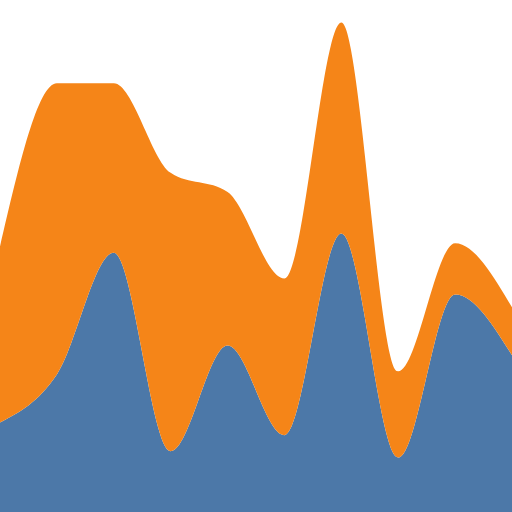

Vega-Lite specification for this chart:
### Vega specification from a JSON file in a GitHub repository (floating-point values rounded to 4 significant figures)
{"$schema": "https://vega.github.io/schema/vega/v5.json", "data": [{"name": "table", "values": [{"x": 0, "y": 28, "c": 0}, {"x": 0, "y": 55, "c": 1}, {"x": 1, "y": 43, "c": 0}, {"x": 1, "y": 91, "c": 1}, {"x": 2, "y": 81, "c": 0}, {"x": 2, "y": 53, "c": 1}, {"x": 3, "y": 19, "c": 0}, {"x": 3, "y": 87, "c": 1}, {"x": 4, "y": 52, "c": 0}, {"x": 4, "y": 48, "c": 1}, {"x": 5, "y": 24, "c": 0}, {"x": 5, "y": 49, "c": 1}, {"x": 6, "y": 87, "c": 0}, {"x": 6, "y": 66, "c": 1}, {"x": 7, "y": 17, "c": 0}, {"x": 7, "y": 27, "c": 1}, {"x": 8, "y": 68, "c": 0}, {"x": 8, "y": 16, "c": 1}, {"x": 9, "y": 49, "c": 0}, {"x": 9, "y": 15, "c": 1}], "transform": [{"type": "stack", "groupby": ["x"], "sort": {"field": "c"}, "field": "y"}]}], "scales": [{"name": "x", "type": "point", "range": "width", "domain": {"data": "table", "field": "x"}}, {"name": "y", "type": "linear", "range": "height", "nice": true, "zero": true, "domain": {"data": "table", "field": "y1"}}, {"name": "color", "type": "ordinal", "range": "category", "domain": {"data": "table", "field": "c"}}], "marks": [{"type": "group", "from": {"facet": {"name": "series", "data": "table", "groupby": "c"}}, "marks": [{"type": "area", "from": {"data": "series"}, "encode": {"enter": {"interpolate": {"value": "monotone"}, "x": {"scale": "x", "field": "x"}, "y": {"scale": "y", "field": "y0"}, "y2": {"scale": "y", "field": "y1"}, "fill": {"scale": "color", "field": "c"}}, "update": {"fillOpacity": {"value": 1}}, "hover": {"fillOpacity": {"value": 0.5}}}}]}], "autosize": {"type": "none"}, "width": 512, "height": 512, "config": {"kibana": {"renderer": "svg"}}}
